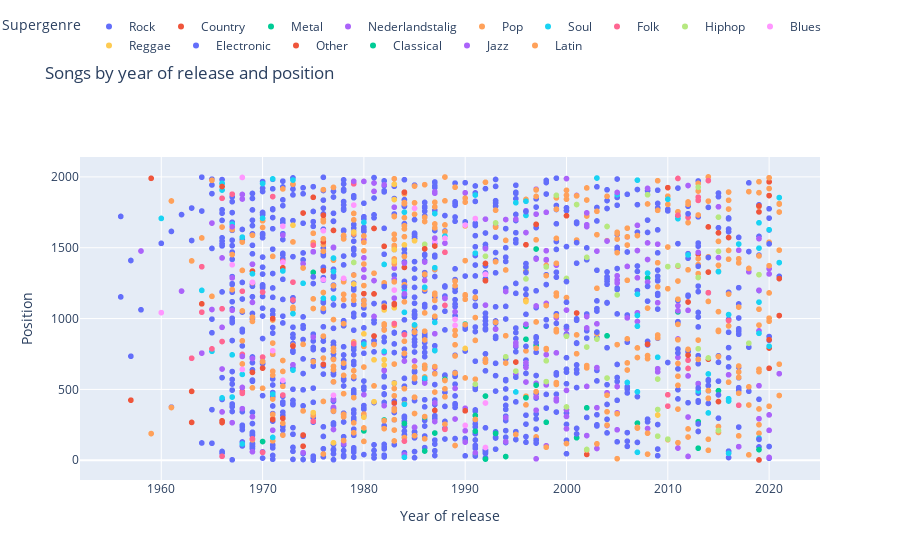

Source (notebook cell):
### Markdown cell above
## Visualising all the songs with their supergenre
I want to show all the songs by position and year of release with their genre.

### Code cell
data = pd.read_csv('data/data_supergenres.csv')
data['supergenre'] = data['supergenre'].str.capitalize()
data.loc[data['supergenre'] == " ", 'supergenre'] = "Other"
data.loc[data['supergenre'] == "None", 'supergenre'] = "Other"
data = data.rename(columns={'positie': 'Position', 'jaar': 'Year of release', 'artiest':'Artist', 'titel':'Title', 'supergenre':'Supergenre'})

fig = px.scatter(data, hover_name='Title', hover_data=['Artist'], color='Supergenre', x='Year of release', y='Position')

fig.update_layout(
    title = "Songs by year of release and position",
)

fig.update_layout(legend=dict(
    orientation="h",
    yanchor="bottom",
    y=1.3,
    xanchor="right",
    x=1
))

fig.show()

#writing the figure to html, figure is visible at: https://almaliezenga.github.io/Top2000/html/songs_supergenres
pio.write_html(fig, file='html/songs_supergenres.html', auto_open=True)

### Figure 1 — Plotly figure (JSON) as saved in the notebook; plotly's stock layout.template omitted (floating-point values rounded to 4 significant figures; data arrays with more than 128 entries replaced by an {"elided": "..."} marker saying what was removed)
{"data": [{"customdata": {"elided": "967x1 str values"}, "hovertemplate": "<b>%{hovertext}</b><br><br>Supergenre=Rock<br>Year of release=%{x}<br>Position=%{y}<br>Artist=%{customdata[0]}<extra></extra>", "hovertext": {"elided": "967 str values"}, "legendgroup": "Rock", "marker": {"color": "#636efa", "symbol": "circle"}, "mode": "markers", "name": "Rock", "showlegend": true, "type": "scattergl", "x": {"elided": "967 int values"}, "xaxis": "x", "y": {"elided": "967 int values"}, "yaxis": "y"}, {"customdata": [["Danny Vera"], ["Johnny Cash"], ["Dolly Parton"], ["Johnny Cash"], ["Kenny Rogers & Dolly Parton"], ["Chris Stapleton"], ["Johnny Cash"], ["Johnny Cash"], ["Johnny Cash"], ["Danny Vera"], ["The Common Linnets"], ["Danny Vera"], ["Danny Vera"], ["Dolly Parton"], ["Dolly Parton"], ["John Denver & Placido Domingo"], ["Taylor Swift"], ["Taylor Swift"], ["Johnny Cash"], ["Johnny Cash"], ["Willie Nelson"], ["Danny Vera"], ["Taylor Swift"], ["Johnny Cash"], ["Joe Buck"], ["Chris Stapleton"], ["Lady Antebellum"], ["Taylor Swift"]], "hovertemplate": "<b>%{hovertext}</b><br><br>Supergenre=Country<br>Year of release=%{x}<br>Position=%{y}<br>Artist=%{customdata[0]}<extra></extra>", "hovertext": ["Roller Coaster", "Hurt", "Jolene", "Ring Of Fire", "Islands In The Stream", "Tennessee Whiskey", "I Walk The Line", "Folsom Prison Blues (Live)", "A Boy Named Sue", "Hold On To Let Go", "Calm After The Storm", "The Weight", "Pressure Makes Diamonds (2020)", "9 To 5", "I Will Always Love You", "Perhaps Love", "All Too Well (Taylor's Version)", "Shake It Off", "San Quentin", "A Thing Called Love", "Always On My Mind", "The Devil's Son", "Blank Space", "One", "The Way You Take Time", "Cold", "Need You Now", "Cowboy Like Me"], "legendgroup": "Country", "marker": {"color": "#EF553B", "symbol": "circle"}, "mode": "markers", "name": "Country", "showlegend": true, "type": "scattergl", "x": [2019, 2002, 1974, 1963, 1983, 2015, 1957, 1968, 1969, 2020, 2014, 2020, 2020, 1981, 1983, 1981, 2021, 2014, 1969, 1972, 1984, 2013, 2015, 2000, 2019, 2020, 2010, 2020], "xaxis": "x", "y": [2, 41, 99, 267, 403, 414, 424, 485, 620, 649, 713, 792, 851, 877, 1105, 1174, 1282, 1328, 1335, 1358, 1361, 1455, 1605, 1726, 1753, 1868, 1924, 1965], "yaxis": "y"}, {"customdata": [["Metallica"], ["Metallica"], ["Metallica"], ["Metallica"], ["Floor Jansen & Henk Poort"], ["Volbeat"], ["Black Sabbath"], ["Within Temptation"], ["Iron Maiden"], ["Metallica"], ["Motörhead"], ["Metallica"], ["Volbeat"], ["Metallica"], ["Nightwish"], ["Iron Maiden"], ["Slayer"], ["Queensrÿche"], ["Within Temptation"], ["Metallica"], ["Nightwish"], ["Iron Maiden"], ["Iron Maiden"], ["Metallica"], ["Within Temptation"], ["The Gathering"], ["Ozzy Osbourne"], ["Within Temptation"], ["Metallica"], ["Lucifer"], ["Metallica"]], "hovertemplate": "<b>%{hovertext}</b><br><br>Supergenre=Metal<br>Year of release=%{x}<br>Position=%{y}<br>Artist=%{customdata[0]}<extra></extra>", "hovertext": ["Nothing Else Matters", "One", "Enter Sandman", "Master Of Puppets", "Phantom Of The Opera", "Lola Montez", "Paranoid", "Ice Queen", "Fear Of The Dark", "The Unforgiven", "Ace Of Spades", "Fade To Black", "Sad Man's Tongue", "Whiskey In The Jar", "Ghost Love Score (Live@Wacken 2013)", "Run To The Hills", "Angel Of Death", "Silent Lucidity", "Mother Earth", "Sad But True", "Élan", "Can I Play With Madness", "Wasted Years", "The Unforgiven II", "Stand My Ground", "Strange Machines", "No More Tears", "Faster", "The Unforgiven III", "House For Sale", "Memory Remains"], "legendgroup": "Metal", "marker": {"color": "#00cc96", "symbol": "circle"}, "mode": "markers", "name": "Metal", "showlegend": true, "type": "scattergl", "x": [1992, 1994, 1991, 1986, 2019, 2013, 1970, 2001, 1993, 1991, 1980, 1984, 2007, 1998, 2013, 1982, 1986, 1991, 2002, 1992, 2015, 1988, 1986, 1997, 2004, 1996, 1990, 2011, 2008, 1975, 1997], "xaxis": "x", "y": [8, 26, 51, 65, 75, 85, 132, 159, 189, 205, 207, 260, 262, 268, 272, 284, 303, 316, 370, 453, 491, 571, 662, 812, 878, 945, 961, 1047, 1286, 1326, 1491], "yaxis": "y"}, {"customdata": {"elided": "176x1 str values"}, "hovertemplate": "<b>%{hovertext}</b><br><br>Supergenre=Nederlandstalig<br>Year of release=%{x}<br>Position=%{y}<br>Artist=%{customdata[0]}<extra></extra>", "hovertext": {"elided": "176 str values"}, "legendgroup": "Nederlandstalig", "marker": {"color": "#ab63fa", "symbol": "circle"}, "mode": "markers", "name": "Nederlandstalig", "showlegend": true, "type": "scattergl", "x": {"elided": "176 int values"}, "xaxis": "x", "y": {"elided": "176 int values"}, "yaxis": "y"}, {"customdata": {"elided": "420x1 str values"}, "hovertemplate": "<b>%{hovertext}</b><br><br>Supergenre=Pop<br>Year of release=%{x}<br>Position=%{y}<br>Artist=%{customdata[0]}<extra></extra>", "hovertext": {"elided": "420 str values"}, "legendgroup": "Pop", "marker": {"color": "#FFA15A", "symbol": "circle"}, "mode": "markers", "name": "Pop", "showlegend": true, "type": "scattergl", "x": {"elided": "420 int values"}, "xaxis": "x", "y": {"elided": "420 int values"}, "yaxis": "y"}, {"customdata": [["Prince & The Revolution"], ["Michael Kiwanuka"], ["Amy Winehouse"], ["Otis Redding"], ["The Weeknd"], ["Ike & Tina Turner"], ["Chef'Special"], ["Prince & The Revolution"], ["Rag'n'Bone Man"], ["Chef'Special"], ["Ike & Tina Turner"], ["Aretha Franklin"], ["Marvin Gaye"], ["Seal"], ["Mark Ronson ft. Amy Winehouse"], ["John Legend"], ["Amy Winehouse"], ["Prince & The Revolution"], ["Aretha Franklin"], ["Mark Ronson ft. Bruno Mars"], ["Stevie Wonder"], ["Beyoncé"], ["Aretha Franklin"], ["Prince"], ["The Righteous Brothers"], ["Prince"], ["The Weeknd"], ["Aretha Franklin"], ["The Teskey Brothers"], ["Amy Winehouse"], ["Prince & The Revolution"], ["Ben E. King"], ["Amy Winehouse"], ["Michael Kiwanuka"], ["Gladys Knight & The Pips"], ["Prince & The Revolution"], ["Teskey Brothers"], ["Stevie Wonder"], ["The Trammps"], ["Amy Winehouse"], ["Sam Cooke"], ["Prince"], ["Prince & The Revolution"], ["Ike & Tina Turner"], ["Marvin Gaye"], ["Alain Clark"], ["Xavier Rudd"], ["Stevie Wonder"], ["Roberta Flack"], ["Labi Siffre"], ["Marvin Gaye"], ["Chef'Special"], ["Stevie Wonder"], ["Michael Kiwanuka"], ["Seal"], ["Black Pumas"], ["Chef'Special"], ["Otis Redding"], ["Womack & Womack"], ["The Weeknd"], ["Marvin Gaye & Tammi Terrell"], ["Khruangbin & Leon Bridges"], ["Stevie Wonder"], ["Beyoncé"], ["Sam Cooke"], ["Curtis Mayfield"], ["Jamiroquai"], ["Prince"], ["Rufus & Chaka Khan"], ["Prince"], ["Blackstreet ft. Dr Dre"], ["Solomon Burke & De Dijk"], ["Silk Sonic"], ["Prince & The New Power Generation"], ["John Legend"], ["Otis Redding"], ["Percy Sledge"], ["James Brown"], ["James Brown"], ["Beyoncé"], ["Marvin Gaye"], ["Al Green"], ["Beyoncé & Jay-Z"]], "hovertemplate": "<b>%{hovertext}</b><br><br>Supergenre=Soul<br>Year of release=%{x}<br>Position=%{y}<br>Artist=%{customdata[0]}<extra></extra>", "hovertext": ["Purple Rain", "Cold Little Heart", "Back To Black", "(Sittin' On) The Dock Of The Bay", "Blinding Lights", "Proud Mary", "In Your Arms", "When Doves Cry", "Human", "Amigo", "River Deep Mountain High", "Respect", "What's Going On", "Kiss From A Rose", "Valerie", "All Of Me", "Rehab", "Sometimes It Snows In April", "I Say A Little Prayer", "Uptown Funk", "Superstition", "Halo", "(You Make Me Feel Like A) Natural Woman", "1999", "Unchained Melody", "Sign 'O' The Times", "Save Your Tears", "Think (Blues Brothers Version)", "Pain And Misery", "You Know I'm No Good", "Raspberry Beret", "Stand By Me", "Tears Dry On Their Own", "Love And Hate", "Midnight Train To Georgia", "I Would Die 4 U", "Hold Me", "Isn't She Lovely", "Disco Inferno", "Love Is A Losing Game", "A Change Is Gonna Come", "Let's Go Crazy", "Kiss", "Nutbush City Limits", "I Heard It Through The Grapevine", "Father & Friend", "Follow The Sun", "I Wish", "The First Time Ever I Saw Your Face", "(Something Inside) So Strong", "Sexual Healing", "Afraid of the dark", "Sir Duke", "Home Again", "Crazy", "Colors", "Nicotine", "I've Got Dreams To Remember", "Teardrops", "In Your Eyes", "Ain't No Mountain High Enough", "Texas Sun", "Master Blaster (Jammin')", "Love On Top", "Wonderful World", "Move On Up", "Virtual Insanity", "The Cross", "Ain't Nobody", "Gold", "No Diggity", "Hold On Tight", "Leave The Door Open", "Diamonds And Pearls", "Ordinary People", "Try A Little Tenderness", "When A Man Loves A Woman", "Sex Machine", "It's A Man's Man's Man's World", "Listen", "Let's Get It On", "Let's Stay Together", "Crazy In Love"], "legendgroup": "Soul", "marker": {"color": "#19d3f3", "symbol": "circle"}, "mode": "markers", "name": "Soul", "showlegend": true, "type": "scattergl", "x": [1984, 2016, 2007, 1968, 2019, 1971, 2014, 1984, 2016, 2016, 1966, 1967, 1971, 1995, 2007, 2013, 2006, 1986, 1968, 2014, 1973, 2009, 1967, 1982, 1965, 1987, 2020, 1980, 2019, 2007, 1985, 1987, 2007, 2016, 1973, 1984, 2019, 1976, 1977, 2007, 1964, 1984, 1986, 1974, 1969, 2008, 2015, 1977, 1972, 1987, 1982, 2021, 1977, 2012, 1991, 2019, 2017, 1968, 1988, 2020, 1967, 2019, 1980, 2011, 1960, 1970, 1996, 1987, 1984, 1995, 1996, 2010, 2021, 1991, 2005, 1966, 1966, 1970, 1966, 2007, 1973, 1971, 2003], "xaxis": "x", "y": [21, 49, 56, 115, 156, 161, 334, 395, 418, 434, 440, 446, 467, 482, 483, 489, 549, 579, 606, 609, 636, 727, 744, 768, 769, 774, 805, 820, 896, 946, 955, 973, 1022, 1028, 1035, 1044, 1116, 1143, 1145, 1172, 1199, 1203, 1221, 1249, 1316, 1321, 1331, 1332, 1336, 1359, 1382, 1395, 1427, 1449, 1462, 1497, 1526, 1575, 1582, 1627, 1667, 1676, 1679, 1705, 1707, 1708, 1728, 1741, 1751, 1818, 1828, 1842, 1854, 1872, 1875, 1907, 1952, 1953, 1955, 1977, 1978, 1986, 1992], "yaxis": "y"}, {"customdata": [["Simon & Garfunkel"], ["Simon & Garfunkel"], ["Leonard Cohen"], ["Simon & Garfunkel"], ["Tracy Chapman"], ["Bob Dylan"], ["Mumford & Sons"], ["Lex Uiting"], ["Jim Croce"], ["Mumford & Sons"], ["Simon & Garfunkel"], ["Leonard Cohen"], ["Passenger"], ["Mumford & Sons"], ["Bob Dylan"], ["Simon & Garfunkel"], ["Leonard Cohen"], ["Bob Dylan"], ["Art Garfunkel"], ["Simon & Garfunkel"], ["Leonard Cohen"], ["Clannad"], ["Leonard Cohen"], ["Bob Dylan"], ["Simon & Garfunkel"], ["Leonard Cohen"], ["Bob Dylan"], ["Tracy Chapman"], ["First Aid Kit"], ["Simon & Garfunkel"], ["Joni Mitchell"], ["Stealers Wheel"], ["The Dubliners"], ["Ben Howard"], ["Ralph McTell"], ["Tracy Chapman"], ["Janis Ian"], ["Mumford & Sons"], ["Jonathan Jeremiah"], ["Mumford & Sons"], ["Bob Dylan"], ["Mumford & Sons"], ["Leonard Cohen"], ["Tim Hardin"], ["Duncan Browne"], ["Fink"], ["Birdy"]], "hovertemplate": "<b>%{hovertext}</b><br><br>Supergenre=Folk<br>Year of release=%{x}<br>Position=%{y}<br>Artist=%{customdata[0]}<extra></extra>", "hovertext": ["The Sound Of Silence", "Bridge Over Troubled Water", "Hallelujah", "The Boxer", "Fast Car", "Hurricane", "Little Lion Man", "Nao 't Zuuje", "Time In A Bottle", "The Cave", "Mrs. Robinson", "Suzanne", "Let Her Go", "I Will Wait", "Blowin' In The Wind", "El Condor Pasa (If I Could)", "So Long Marianne", "Like A Rolling Stone", "Bright Eyes", "Homeward Bound", "Dance Me To The End Of Love", "Theme From 'Harry's Game'", "You Want It Darker", "The Times They Are A-Changin'", "Scarborough Fair", "Take This Waltz", "Knockin' On Heaven's Door", "Baby Can I Hold You", "My Silver Lining", "Cecilia", "Both Sides Now", "Stuck In The Middle With You", "The Wild Rover", "Keep Your Head Up", "Streets Of London", "Talkin' Bout A Revolution", "At Seventeen", "Lover Of The Light", "Happiness", "Hopeless Wanderer", "I Want You", "Babel", "Famous Blue Raincoat", "How Can We Hang On To A Dream", "The Wild Places", "Looking Too Closely", "Skinny Love"], "legendgroup": "Folk", "marker": {"color": "#FF6692", "symbol": "circle"}, "mode": "markers", "name": "Folk", "showlegend": true, "type": "scattergl", "x": [1966, 1970, 1984, 1969, 1988, 1975, 2010, 2017, 1972, 2010, 1968, 1968, 2012, 2012, 1963, 1970, 1968, 1965, 1979, 1966, 1984, 1983, 2016, 1964, 1966, 1988, 1973, 1988, 2014, 1970, 1968, 1973, 1964, 2011, 1972, 1988, 1975, 2012, 2011, 2013, 1966, 2013, 1971, 1967, 1979, 2014, 2011], "xaxis": "x", "y": [28, 55, 135, 152, 218, 275, 382, 388, 460, 462, 472, 480, 648, 706, 720, 728, 747, 786, 822, 838, 886, 965, 986, 1045, 1069, 1093, 1131, 1146, 1183, 1187, 1193, 1257, 1366, 1370, 1404, 1468, 1518, 1714, 1730, 1834, 1849, 1857, 1861, 1878, 1951, 1974, 1989], "yaxis": "y"}, {"customdata": [["Eminem"], ["De Jeugd Van Tegenwoordig"], ["Kyteman"], ["Diggy Dex ft. JW Roy"], ["Jay-Z & Alicia Keys"], ["Eminem & Dido"], ["Massive Attack"], ["2Pac"], ["The Black Eyed Peas"], ["Linkin Park & Jay-Z"], ["Coolio"], ["Massive Attack"], ["Typhoon"], ["Beastie Boys"], ["The Opposites"], ["Eminem"], ["Diggy Dex"], ["The Black Eyed Peas"], ["Eminem"], ["De Jeugd Van Tegenwoordig"], ["Fugees"], ["Dr. Dre ft. Snoop Dogg"], ["Mr. Probz"], ["Post Malone"], ["2Pac ft. Dr. Dre"], ["2Pac"], ["Eminem & Rihanna"], ["Kanye West & Jay-Z"], ["Sugarhill Gang"], ["Beastie Boys"], ["Eminem"], ["House Of Pain"], ["Typhoon"], ["Run DMC & Aerosmith"], ["OutKast"], ["Notorious B.I.G."], ["Prodigy"], ["Kendrick Lamar"], ["OutKast"], ["Eminem"], ["Kid Rock"], ["Eminem & Rihanna"]], "hovertemplate": "<b>%{hovertext}</b><br><br>Supergenre=Hiphop<br>Year of release=%{x}<br>Position=%{y}<br>Artist=%{customdata[0]}<extra></extra>", "hovertext": ["Lose Yourself", "Sterrenstof", "Sorry", "Treur Niet (Ode Aan Het Leven)", "Empire State Of Mind", "Stan", "Unfinished Sympathy", "Changes", "I Gotta Feeling", "Numb/Encore", "Gangsta's Paradise", "Teardrop", "Zandloper", "Sabotage", "Slapeloze Nachten", "Without Me", "De Zon Op", "Where Is The Love", "Real Slim Shady", "Watskeburt?!", "Killing Me Softly", "The Next Episode", "Waves", "Circles", "California Love", "Dear Mama", "Love The Way You Lie", ".. In Paris", "Rapper's Delight", "Fight For Your Right (To Party)", "Cleanin' Out My Closet", "Jump Around", "Hemel Valt", "Walk This Way", "Hey Ya!", "Hypnotize", "Out Of Space", "King Kunta", "Ms. Jackson", "My Name Is", "All Summer Long", "The Monster"], "legendgroup": "Hiphop", "marker": {"color": "#B6E880", "symbol": "circle"}, "mode": "markers", "name": "Hiphop", "showlegend": true, "type": "scattergl", "x": [2002, 2010, 2009, 2015, 2009, 2000, 1991, 1998, 2009, 2004, 1995, 1998, 2014, 1994, 2013, 2002, 2018, 2003, 2000, 2005, 1996, 2000, 2013, 2019, 1996, 1998, 2010, 2011, 1979, 1986, 2002, 1992, 2015, 1986, 2004, 1997, 1993, 2015, 2001, 1999, 2008, 2013], "xaxis": "x", "y": [76, 149, 170, 210, 358, 376, 536, 555, 573, 580, 629, 702, 722, 730, 787, 799, 826, 855, 875, 1167, 1280, 1283, 1290, 1310, 1355, 1365, 1367, 1374, 1396, 1406, 1432, 1440, 1474, 1524, 1650, 1666, 1675, 1716, 1805, 1870, 1874, 1928], "yaxis": "y"}, {"customdata": [["Eric Clapton"], ["Gary Moore"], ["Eric Clapton"], ["Eric Clapton"], ["The Temptations"], ["Cream"], ["Derek & The Dominos"], ["John Hiatt"], ["Blues Brothers"], ["Etta James"], ["Stevie Ray Vaughan"], ["B.B. King"], ["Tom Waits"], ["Eric Clapton"], ["The Black Crowes"], ["Etta James"], ["J.J. Cale"], ["The Robert Cray Band"], ["Muddy Waters"], ["J.J. Cale"], ["J.J. Cale"], ["The Black Crowes"], ["Bonnie Raitt"], ["Eric Clapton"], ["Frank Zappa"], ["Cream"]], "hovertemplate": "<b>%{hovertext}</b><br><br>Supergenre=Blues<br>Year of release=%{x}<br>Position=%{y}<br>Artist=%{customdata[0]}<extra></extra>", "hovertext": ["Tears In Heaven", "Still Got The Blues", "Layla (Unplugged)", "Wonderful Tonight", "Papa Was A Rolling Stone", "White Room", "Layla", "Have A Little Faith In Me", "Everybody Needs Somebody To Love", "At Last", "Pride And Joy", "The Thrill Is Gone", "Tom Traubert's Blues (Waltzing Mathilda)", "Cocaine", "Remedy", "I'd Rather Go Blind", "After Midnight", "Right Next Door (Because Of Me)", "Mannish Boy", "Cocaine", "Call Me The Breeze", "Hard To Handle", "I Can't Make You Love Me", "Forever Man", "Dancin' Fool", "Sunshine Of Your Love"], "legendgroup": "Blues", "marker": {"color": "#FF97FF", "symbol": "circle"}, "mode": "markers", "name": "Blues", "showlegend": true, "type": "scattergl", "x": [1992, 1990, 1992, 1977, 1972, 1968, 1971, 1989, 1989, 1960, 1983, 1969, 1976, 1978, 1992, 1967, 1972, 1987, 1988, 1976, 1972, 1990, 1991, 1985, 1979, 1968], "xaxis": "x", "y": [90, 246, 404, 458, 564, 641, 773, 952, 995, 1042, 1201, 1256, 1274, 1284, 1312, 1380, 1397, 1543, 1567, 1620, 1652, 1660, 1706, 1778, 1801, 1996], "yaxis": "y"}, {"customdata": [["Bob Marley & The Wailers"], ["Bob Marley & The Wailers"], ["Peter Fox"], ["Bob Marley & The Wailers"], ["Doe Maar"], ["UB40"], ["Doe Maar"], ["Doe Maar"], ["Doe Maar"], ["UB40"], ["Bob Marley & The Wailers"], ["Doe Maar"], ["Doe Maar"], ["No Doubt"], ["Bob Marley & The Wailers"], ["UB40"], ["Doe Maar"], ["Bob Marley & The Wailers"], ["UB40 & Chrissie Hynde"], ["Bob Marley & The Wailers"], ["Bob Marley & The Wailers"], ["Bob Marley & The Wailers"], ["Doe Maar"]], "hovertemplate": "<b>%{hovertext}</b><br><br>Supergenre=Reggae<br>Year of release=%{x}<br>Position=%{y}<br>Artist=%{customdata[0]}<extra></extra>", "hovertext": ["Three Little Birds", "Redemption Song", "Haus Am See", "No Woman, No Cry (live)", "Sinds 1 Dag Of 2 (32 Jaar)", "Red Red Wine", "De Bom", "Smoorverliefd", "Belle Hélène", "Kingston Town", "Could You Be Loved", "Is Dit Alles", "Nederwiet", "Don't Speak", "Stir It Up (live)", "Food For Thought", "Pa", "One Love/People Get Ready", "I Got You Babe", "Is This Love", "Get Up Stand Up", "Buffalo Soldier", "1 Nacht Alleen"], "legendgroup": "Reggae", "marker": {"color": "#FECB52", "symbol": "circle"}, "mode": "markers", "name": "Reggae", "showlegend": true, "type": "scattergl", "x": [1977, 1980, 2009, 1975, 1981, 1983, 1982, 1981, 1982, 1990, 1980, 1982, 1983, 1996, 1979, 1983, 1983, 1984, 1985, 1979, 1973, 1983, 1983], "xaxis": "x", "y": [123, 304, 319, 336, 413, 544, 672, 709, 710, 789, 892, 1061, 1076, 1120, 1244, 1405, 1487, 1520, 1549, 1611, 1659, 1840, 1948], "yaxis": "y"}, {"customdata": [["Rammstein"], ["Rammstein"], ["Rammstein"], ["Stromae"], ["Faithless"], ["Avicii ft. Aloe Blacc"], ["Rammstein"], ["Alphaville"], ["Underworld"], ["Faithless"], ["Stromae"], ["DJ Paul Elstak"], ["Avicii"], ["Avicii"], ["Armin van Buuren ft. Kensington"], ["Armin van Buuren ft.Trevor Guthrie"], ["Orchestral Manoeuvres In The Dark"], ["Talk Talk"], ["Vangelis"], ["Rammstein"], ["Stromae"], ["David Guetta & Sia"], ["Peter Schilling"], ["The Prodigy"], ["The Prodigy"], ["Duran Duran"], ["Tiësto"], ["Enya"], ["Soft Cell"], ["Gigi D'agostino"], ["Talk Talk"], ["The Chainsmokers & Coldplay"], ["Daft Punk ft. Pharrell Williams"], ["Clannad & Bono"], ["Talk Talk"], ["Daft Punk"], ["Enya"], ["Duran Duran"], ["DJ Paul Elstak"], ["Alphaville"], ["Duran Duran"], ["Paul Kalkbrenner"], ["Stromae"], ["Air"], ["Darude"], ["Kraftwerk"], ["Robert Miles"], ["Rammstein"], ["The Prodigy"], ["Martin Garrix"], ["Faithless"], ["Talk Talk"], ["Avicii"], ["The Prodigy"], ["Pet Shop Boys"], ["The Human League"], ["Owl City"], ["Tiësto"], ["Daft Punk"], ["Armin van Buuren ft. Josh Cumbee"], ["Alan Walker"], ["Delerium ft. Sarah McLachlan"], ["Daft Punk"], ["Master KG ft. Nomcebo"], ["Orchestral Manoeuvres In The Dark"], ["Swedish House Mafia ft. John Martin"], ["Party Animals"], ["Pet Shop Boys"], ["Avicii ft. Chris Martin"], ["Diesel"], ["Fatboy Slim"], ["Snap!"], ["Kraftwerk"], ["Duran Duran"], ["The Chemical Brothers"]], "hovertemplate": "<b>%{hovertext}</b><br><br>Supergenre=Electronic<br>Year of release=%{x}<br>Position=%{y}<br>Artist=%{customdata[0]}<extra></extra>", "hovertext": ["Du Hast", "Deutschland", "Sonne", "Formidable", "Insomnia", "Wake Me Up", "Engel", "Forever Young", "Born Slippy", "God Is A DJ", "Papaoutai", "Rainbow In The Sky", "Hey Brother", "Levels", "Heading Up High", "This Is What It Feels Like", "Maid Of Orleans", "Such A Shame", "Conquest Of Paradise", "Mutter", "Alors On Danse", "Titanium", "Major Tom (Völlig Losgelöst)", "Firestarter", "Smack My Bitch Up", "Ordinary World", "Traffic", "Only Time", "Tainted Love", "L'amour Toujours", "It's My Life", "Something Just Like This", "Get Lucky", "In A Lifetime", "Life's What You Make It", "One More Time", "Orinoco Flow (Sail Away)", "The Reflex", "Luv U More", "Big In Japan", "Save A Prayer", "Sky And Sand", "Tous Les Mêmes", "All I Need", "Sandstorm", "Autobahn", "Children", "Amerika", "Breathe", "Animals", "We Come 1", "Living In Another World", "Addicted To You", "No Good (Start The Dance)", "It's A Sin", "Don't You Want Me", "Fireflies", "The Business", "Harder Better Faster Stronger", "Sunny Days", "Faded", "Silence (Tiesto Mix)", "Around The World", "Jerusalema", "Enola Gay", "Don't You Worry Child", "Have You Ever Been Mellow", "West End Girls", "Heaven", "Sausolito Summernight", "Praise You", "Rhythm Is A Dancer", "The Model", "Wild Boys", "Hey Boy Hey Girl"], "legendgroup": "Electronic", "marker": {"color": "#636efa", "symbol": "circle"}, "mode": "markers", "name": "Electronic", "showlegend": true, "type": "scattergl", "x": [1997, 2019, 2001, 2013, 1996, 2013, 1997, 1984, 1996, 1998, 2013, 1995, 2013, 2011, 2015, 2013, 1982, 1984, 1995, 2001, 2010, 2011, 1983, 1996, 1997, 1993, 2003, 2000, 1981, 2001, 1984, 2017, 2013, 1986, 1985, 2000, 1988, 1984, 1995, 1984, 1982, 2008, 2013, 1998, 2000, 1975, 1996, 2004, 1996, 2013, 2001, 1986, 2014, 1994, 1987, 1982, 2009, 2020, 2001, 2017, 2016, 1997, 1997, 2020, 1980, 2012, 1996, 1986, 2019, 1980, 1998, 1992, 1978, 1984, 1999], "xaxis": "x", "y": [140, 147, 186, 203, 255, 256, 292, 310, 318, 368, 410, 412, 420, 433, 461, 510, 516, 578, 586, 673, 690, 757, 760, 804, 831, 874, 905, 944, 970, 988, 991, 1004, 1011, 1099, 1108, 1115, 1159, 1170, 1178, 1222, 1226, 1227, 1229, 1240, 1261, 1294, 1325, 1329, 1364, 1369, 1391, 1408, 1431, 1433, 1435, 1454, 1464, 1527, 1536, 1573, 1613, 1642, 1663, 1709, 1719, 1740, 1755, 1758, 1803, 1814, 1879, 1917, 1950, 1980, 1991], "yaxis": "y"}, {"customdata": [["Charles Aznavour"], ["The Mamas & The Papas"], ["Charles Aznavour"], ["Peter Maffay"], ["Michel Fugain"], ["Sinéad O'Connor"], ["Sinéad O'Connor"], ["Gerry & The Pacemakers"], ["Charles Aznavour"], ["Ennio Morricone"], ["Charly Lownoise & Mental Theo"], ["P!nk ft. Nate Ruess"], ["Chi Coltrane"], ["Amy MacDonald"], ["Carole King"], ["Måneskin"], ["Yann Tiersen"], ["Michel Sardou"], ["BAP"], ["Gilbert Bécaud"], ["Macklemore & Ryan Lewis ft. Ray Dalton"], ["Barbra Streisand & Barry Gibb"], ["Claw Boys Claw"], ["Lee Towers"], ["Patrick Bruel"], ["The Communards & Sarah Jane Morris"], ["Spider Murphy Gang"], ["Bill Medley & Jennifer Warnes"], ["Karin Bloemen"], ["Peter Frampton"], ["The Weeknd ft. Daft Punk"], ["Jean Michel Jarre"], ["Youp van 't Hek"], ["Anouk & Douwe Bob"], ["Céline Dion & Barbra Streisand"], ["Julien Clerc"], ["Reinhard Mey"], ["Emma Heesters & Rolf Sanchez"], ["Electric Light Orchestra"], ["Herman Brood & Henny Vrienten"], ["The Mamas & The Papas"], ["Miles Davis"]], "hovertemplate": "<b>%{hovertext}</b><br><br>Supergenre=Other<br>Year of release=%{x}<br>Position=%{y}<br>Artist=%{customdata[0]}<extra></extra>", "hovertext": ["She", "California Dreamin'", "La Bohème", "Du", "Une Belle Histoire", "Nothing Compares 2 U", "Troy", "You'll Never Walk Alone", "Yesterday When I Was Young", "Once Upon A Time In The West", "Wonderfull Days", "Just Give Me A Reason", "Go Like Elijah", "This Is The Life", "You've Got A Friend", "Zitti E Buoni", "Comptine D'un Autre Ete, L'Apres Midi (Amelie)", "Les Lacs Du Connemara", "Kristallnaach", "Nathalie", "Can't Hold Us", "Guilty", "Rosie", "You'll Never Walk Alone", "Casser La Voix (Live)", "Don't Leave Me This Way", "Skandal Im Sperrbezirk", "I've Had The Time Of My Life", "Geen Kind Meer", "Show Me The Way", "I Feel It Coming", "Oxygene IV", "Flappie", "Hold Me", "Tell Him", "Venise (Elle Voulait Qu'on L'Appelle)", "Gute Nacht Freunde", "Pa Olvidarte", "Can't Get It Out Of My Head", "Als Je Wint", "Monday Monday", "So What"], "legendgroup": "Other", "marker": {"color": "#EF553B", "symbol": "circle"}, "mode": "markers", "name": "Other", "showlegend": true, "type": "scattergl", "x": [1974, 1966, 1966, 1971, 1972, 1990, 1987, 1963, 1970, 1976, 1995, 2012, 1973, 2008, 1971, 2021, 2001, 1982, 1983, 1964, 2012, 1980, 1992, 1976, 1992, 1986, 1982, 1987, 1996, 1976, 2016, 1977, 1981, 2014, 1997, 1976, 1974, 2019, 1975, 1984, 1966, 1959], "xaxis": "x", "y": [178, 266, 278, 287, 296, 349, 352, 486, 650, 677, 693, 742, 806, 819, 1000, 1021, 1039, 1080, 1098, 1104, 1117, 1176, 1267, 1338, 1389, 1492, 1510, 1512, 1521, 1542, 1572, 1622, 1636, 1647, 1665, 1729, 1745, 1795, 1856, 1892, 1932, 1990], "yaxis": "y"}, {"customdata": [["Freddie Mercury & Montserrat Caballé"], ["Andrea Bocelli & Giorgia"], ["Andrea Bocelli & Sarah Brightman"], ["Andrea Bocelli"]], "hovertemplate": "<b>%{hovertext}</b><br><br>Supergenre=Classical<br>Year of release=%{x}<br>Position=%{y}<br>Artist=%{customdata[0]}<extra></extra>", "hovertext": ["Barcelona", "Vivo Per Lei", "Time To Say Goodbye", "Con Te Partiro"], "legendgroup": "Classical", "marker": {"color": "#00cc96", "symbol": "circle"}, "mode": "markers", "name": "Classical", "showlegend": true, "type": "scattergl", "x": [1987, 1996, 1997, 1996], "xaxis": "x", "y": [192, 441, 530, 854], "yaxis": "y"}, {"customdata": [["Frank Sinatra"], ["Louis Armstrong"], ["Eva Cassidy"], ["Nina Simone"], ["Frank Sinatra"], ["Frank Sinatra"], ["Nina Simone"], ["Paolo Conte"], ["Sade"], ["Portishead"], ["Dave Brubeck Quartet"], ["Michael Bublé"], ["Bill Withers & Grover Washington, Jr."], ["Katie Melua"], ["Level 42"], ["Frank Sinatra"], ["Ella Fitzgerald & Louis Armstrong"], ["Caro Emerald"], ["Norah Jones"], ["Nina Simone"], ["Sammy Davis Jr."], ["Eva Cassidy"], ["Norah Jones"], ["Gregory Porter"], ["Frank Sinatra"], ["Michael Bublé"], ["Level 42"], ["Shirley Bassey"]], "hovertemplate": "<b>%{hovertext}</b><br><br>Supergenre=Jazz<br>Year of release=%{x}<br>Position=%{y}<br>Artist=%{customdata[0]}<extra></extra>", "hovertext": ["My Way", "What A Wonderful World", "Fields Of Gold", "Ain't Got No, I Got Life (Original)", "Fly Me To The Moon", "That's Life", "Feeling Good", "Max", "Smooth Operator", "Glory Box", "Take Five", "Feeling Good", "Just The Two Of Us", "Nine Million Bicycles", "Lessons In Love", "Theme From 'New York New York'", "Summertime", "A Night Like This", "Sunrise", "My Baby Just Cares For Me", "Mr. Bojangles", "Songbird", "Don't Know Why", "Liquid Spirit (Claptone Remix)", "It Was A Very Good Year", "Home", "Love Games", "This Is My Life"], "legendgroup": "Jazz", "marker": {"color": "#ab63fa", "symbol": "circle"}, "mode": "markers", "name": "Jazz", "showlegend": true, "type": "scattergl", "x": [1969, 1968, 1996, 1968, 1964, 1966, 1965, 1988, 1984, 1994, 1962, 2005, 1981, 2005, 1986, 1980, 1958, 2009, 2004, 1987, 1967, 1997, 2002, 2015, 1968, 2005, 1981, 1979], "xaxis": "x", "y": [307, 514, 655, 733, 756, 938, 1064, 1142, 1175, 1191, 1194, 1251, 1268, 1302, 1399, 1429, 1477, 1525, 1547, 1568, 1648, 1737, 1746, 1789, 1844, 1890, 1957, 1969], "yaxis": "y"}, {"customdata": [["Buena Vista Social Club"], ["Santana"], ["Santana"], ["Santana"], ["Julio Iglesias"], ["Coldplay & Buena Vista Social Club"], ["Santana"], ["Santana & Rob Thomas"]], "hovertemplate": "<b>%{hovertext}</b><br><br>Supergenre=Latin<br>Year of release=%{x}<br>Position=%{y}<br>Artist=%{customdata[0]}<extra></extra>", "hovertext": ["Chan Chan", "Samba Pa Ti", "She's Not There", "Black Magic Woman", "Quiero", "Clocks (Rhythms Del Mundo)", "Europa (Earth's Cry Heaven's Smile)", "Smooth"], "legendgroup": "Latin", "marker": {"color": "#FFA15A", "symbol": "circle"}, "mode": "markers", "name": "Latin", "showlegend": true, "type": "scattergl", "x": [1997, 1970, 1978, 1970, 1976, 2006, 1976, 2000], "xaxis": "x", "y": [484, 508, 685, 695, 1563, 1577, 1683, 1871], "yaxis": "y"}], "layout": {"legend": {"orientation": "h", "title": {"text": "Supergenre"}, "tracegroupgap": 0, "x": 1, "xanchor": "right", "y": 1.3, "yanchor": "bottom"}, "margin": {"t": 60}, "title": {"text": "Songs by year of release and position"}, "xaxis": {"anchor": "y", "domain": [0, 1], "title": {"text": "Year of release"}}, "yaxis": {"anchor": "x", "domain": [0, 1], "title": {"text": "Position"}}}}
